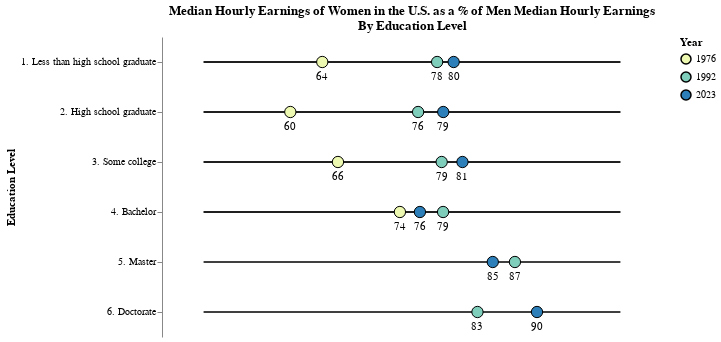

This figure's notebook cell:
### Code cell
df_percent = edu_wages.pivot_table(index=['YEAR', 'EDUC_recode'], columns='SEX', values=0.5).reset_index()
df_percent['Female_as_percentage_of_Male'] = df_percent['Female'] / df_percent['Male'] * 100

# Filter out the years of interest (e.g., 1982, 2002, 2022)
years_of_interest = [1976, 1992, 2023]
df_final = df_percent[df_percent['YEAR'].isin(years_of_interest)]

# Now we create the chart
base = alt.Chart(df_final).encode(
    alt.Y('EDUC_recode:O', title='Education Level'),
)

# Dot plot for each year
dots = base.mark_circle(size=128, stroke="black", strokeWidth=1).encode(
    alt.X('Female_as_percentage_of_Male:Q',
          title='Median Hourly Earnings of Women as a % of Men')
    .axis(None),
    alt.Color('YEAR:N', legend=alt.Legend(title="Year")),
    alt.Tooltip(['EDUC_recode', 'YEAR', 'Female_as_percentage_of_Male']),
    opacity=alt.value(1)
)

texts = base.mark_text(dy=15).encode(
    alt.X('Female_as_percentage_of_Male:Q'),
    text=alt.Text("Female_as_percentage_of_Male:Q",
                  format=",.0f")
)

# Rule plot to draw lines across the dots for each education level
rules = base.mark_rule().encode(
    alt.X('a:Q', scale=alt.Scale(domain=[49, 101]),
          axis=alt.Axis(title="Percentage")),
    alt.X2("b:Q")
).transform_calculate(
    a="50",
    b="100",
)


# Combine the plots
chart = (rules + dots + texts).properties(
    width=500, height=300,
    title=["Median Hourly Earnings of Women in the U.S. as a % of Men Median Hourly Earnings",
           "By Education Level"])
chart = chart.configure_axis(grid=False).configure_view(stroke=None).configure_range(category=alt.RangeScheme(colors_))
chart.save(FIGS_DIR / "by_education.png")
chart

### Figure 1 — Vega-Lite specification as saved in the notebook (floating-point values rounded to 4 significant figures)
{"config": {"view": {"continuousWidth": 300, "continuousHeight": 300, "stroke": null}, "axis": {"grid": false}, "range": {"category": ["#edf8b1", "#7fcdbb", "#2c7fb8"]}}, "layer": [{"mark": {"type": "rule"}, "encoding": {"x": {"axis": {"title": "Percentage"}, "field": "a", "scale": {"domain": [49, 101]}, "type": "quantitative"}, "x2": {"field": "b"}, "y": {"field": "EDUC_recode", "title": "Education Level", "type": "ordinal"}}, "transform": [{"calculate": "50", "as": "a"}, {"calculate": "100", "as": "b"}]}, {"mark": {"type": "circle", "size": 128, "stroke": "black", "strokeWidth": 1}, "encoding": {"color": {"field": "YEAR", "legend": {"title": "Year"}, "type": "nominal"}, "opacity": {"value": 1}, "tooltip": [{"field": "EDUC_recode", "type": "nominal"}, {"field": "YEAR", "type": "quantitative"}, {"field": "Female_as_percentage_of_Male", "type": "quantitative"}], "x": {"axis": null, "field": "Female_as_percentage_of_Male", "title": "Median Hourly Earnings of Women as a % of Men", "type": "quantitative"}, "y": {"field": "EDUC_recode", "title": "Education Level", "type": "ordinal"}}}, {"mark": {"type": "text", "dy": 15}, "encoding": {"text": {"field": "Female_as_percentage_of_Male", "format": ",.0f", "type": "quantitative"}, "x": {"field": "Female_as_percentage_of_Male", "type": "quantitative"}, "y": {"field": "EDUC_recode", "title": "Education Level", "type": "ordinal"}}}], "data": {"name": "data-ad23bfe2bde921a4d773948be5dbf0ad"}, "height": 300, "title": ["Median Hourly Earnings of Women in the U.S. as a % of Men Median Hourly Earnings", "By Education Level"], "width": 500, "$schema": "https://vega.github.io/schema/vega-lite/v5.17.0.json", "datasets": {"data-ad23bfe2bde921a4d773948be5dbf0ad": [{"YEAR": 1976, "EDUC_recode": "1. Less than high school graduate", "Female": 12.4, "Male": 19.31, "Female_as_percentage_of_Male": 64.23}, {"YEAR": 1976, "EDUC_recode": "2. High school graduate", "Female": 15.98, "Male": 26.46, "Female_as_percentage_of_Male": 60.4}, {"YEAR": 1976, "EDUC_recode": "3. Some college", "Female": 18.84, "Male": 28.5, "Female_as_percentage_of_Male": 66.11}, {"YEAR": 1976, "EDUC_recode": "4. Bachelor", "Female": 26.02, "Male": 35.38, "Female_as_percentage_of_Male": 73.55}, {"YEAR": 1992, "EDUC_recode": "1. Less than high school graduate", "Female": 11.64, "Male": 14.93, "Female_as_percentage_of_Male": 78.02}, {"YEAR": 1992, "EDUC_recode": "2. High school graduate", "Female": 16.24, "Male": 21.44, "Female_as_percentage_of_Male": 75.73}, {"YEAR": 1992, "EDUC_recode": "3. Some college", "Female": 20.82, "Male": 26.5, "Female_as_percentage_of_Male": 78.56}, {"YEAR": 1992, "EDUC_recode": "4. Bachelor", "Female": 26.2, "Male": 33.28, "Female_as_percentage_of_Male": 78.73}, {"YEAR": 1992, "EDUC_recode": "5. Master", "Female": 35.13, "Male": 40.22, "Female_as_percentage_of_Male": 87.35}, {"YEAR": 1992, "EDUC_recode": "6. Doctorate", "Female": 36.77, "Male": 44.38, "Female_as_percentage_of_Male": 82.86}, {"YEAR": 2023, "EDUC_recode": "1. Less than high school graduate", "Female": 13.44, "Male": 16.8, "Female_as_percentage_of_Male": 80.0}, {"YEAR": 2023, "EDUC_recode": "2. High school graduate", "Female": 17.21, "Male": 21.85, "Female_as_percentage_of_Male": 78.75}, {"YEAR": 2023, "EDUC_recode": "3. Some college", "Female": 21.3, "Male": 26.28, "Female_as_percentage_of_Male": 81.06}, {"YEAR": 2023, "EDUC_recode": "4. Bachelor", "Female": 29.49, "Male": 38.84, "Female_as_percentage_of_Male": 75.95}, {"YEAR": 2023, "EDUC_recode": "5. Master", "Female": 46.29, "Male": 54.66, "Female_as_percentage_of_Male": 84.69}, {"YEAR": 2023, "EDUC_recode": "6. Doctorate", "Female": 49.16, "Male": 54.62, "Female_as_percentage_of_Male": 90.0}]}}
